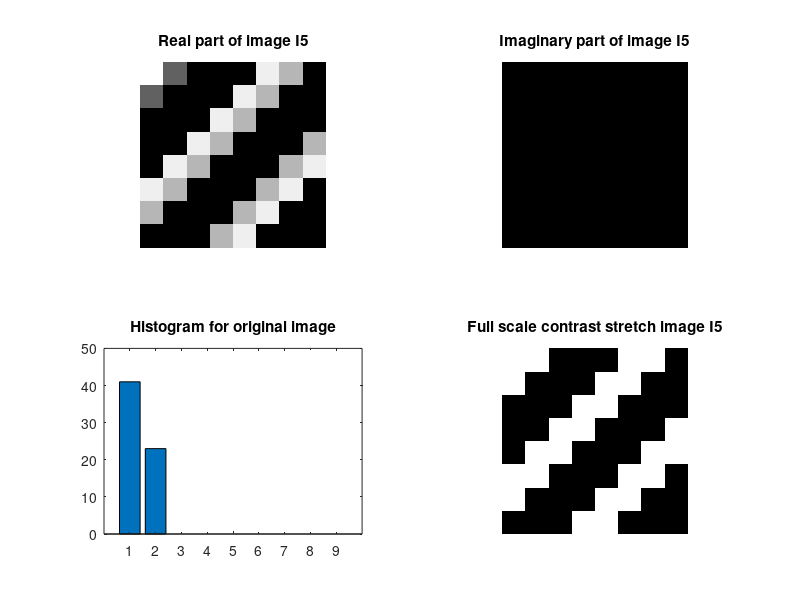

The MATLAB source for this figure:
clc;
[cols,rows]=meshgrid(0:7,0:7);
I5=cos(2*pi/8*(1.5*cols+1.5*rows));
fprintf(1,'%s\n','Re[I5]:');
disp(round((real(I5) * 10^4)*10^(-4)));

subplot(2,2,1);
imshow(real(I5));
title('Real part of image I5');
fprintf(1,'%s\n','Im[I5]:');
disp(round((imag(I5) * 10^4)*10^(-4)));

subplot(2,2,2);
imshow(imag(I5));
title('Imaginary part of image I5');
h=sum(hist(I5,0:8)');

subplot(2,2,3);
bar(h);
title('Histogram for original image');

A=min(min(abs(I5)));
B=max(max(abs(I5)));

k=8;
J=zeros(8,8);
for m=1:8
    for n=1:8
        J(m,n)=(((k-1)/(B-A))*(I5(m,n)-A));
    end
end

%figure(4);
subplot(2,2,4);
imshow(J);
title('Full scale contrast stretch image I5');
print (figure(1),'Q5','-dpng');%writing out image for LaTeX purpose

%figure(1);colormap(gray(256));
%image('j');
y=fftshift(fft2(I5));
fprintf(1,'%s\n','Re[DFT(I5)]:');
disp(round((real(y) * 10^4)*10^(-4)));

fprintf(1,'%s\n','Im[DFT(I5)]:');
disp(round((imag(y) * 10^4)*10^(-4)));